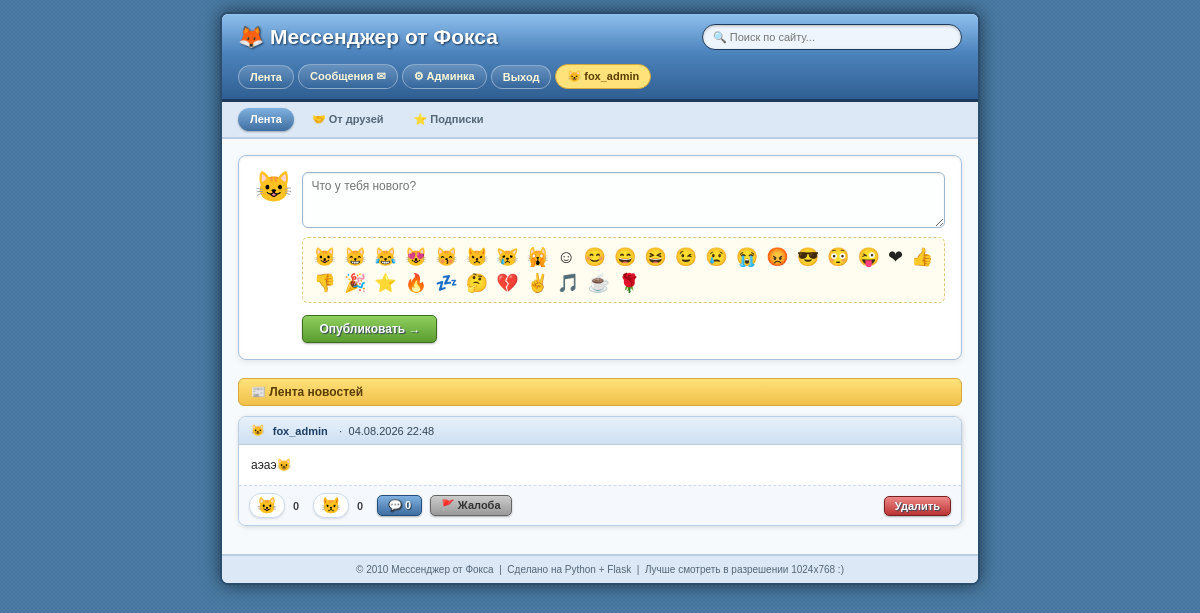
Screenshot of / (signed in) with the database file from the repository.
### app.py (models this page shows, shortened)
class User(db.Model, UserMixin):
    id = db.Column(db.Integer, primary_key=True)
    username = db.Column(db.String(64), unique=True, nullable=False)
    password_hash = db.Column(db.String(256), nullable=False)
    is_admin = db.Column(db.Boolean, default=False)
    created_at = db.Column(db.DateTime, default=datetime.utcnow)
    avatar_emoji = db.Column(db.String(8), default='😺')

class Post(db.Model):
    id = db.Column(db.Integer, primary_key=True)
    user_id = db.Column(db.Integer, db.ForeignKey('user.id'), nullable=False)
    text = db.Column(db.Text, nullable=False)
    timestamp = db.Column(db.DateTime, default=datetime.utcnow)
    author = db.relationship('User', backref='posts')

### app.py (the view, shortened to what this page needs)
@app.route('/', methods=['GET', 'POST'])
@login_required
def feed():
    tab = request.args.get('tab', 'all')
    if tab == 'friends':
        following_ids = {f.followed_id for f in Follow.query.filter_by(follower_id=current_user.id).all()}
        follower_ids = {f.follower_id for f in Follow.query.filter_by(followed_id=current_user.id).all()}
        friend_ids = following_ids & follower_ids
        posts = (Post.query.filter(Post.user_id.in_(friend_ids)).order_by(Post.timestamp.desc()).all()
                 if friend_ids else [])
    elif tab == 'subs':
        following_ids = [f.followed_id for f in Follow.query.filter_by(follower_id=current_user.id).all()]
        posts = (Post.query.filter(Post.user_id.in_(following_ids)).order_by(Post.timestamp.desc()).all()
                 if following_ids else [])
    else:
        tab = 'all'
        posts = Post.query.order_by(Post.timestamp.desc()).all()
    return render_template('feed.html', posts=posts, tab=tab)

### app.py (called while the page is built)
@login_manager.user_loader
def load_user(user_id):
    return User.query.get(int(user_id))

def reaction_counts(post):
    likes = sum(1 for r in post.reactions if r.value == 1)
    dislikes = sum(1 for r in post.reactions if r.value == -1)
    return likes, dislikes

def user_reaction(post, user):
    if not user.is_authenticated:
        return None
    r = Reaction.query.filter_by(post_id=post.id, user_id=user.id).first()
    return r.value if r else None

@app.context_processor
def inject_globals():
    return dict(EMOJIS=EMOJIS)

### templates/feed.html (shortened to what this page needs)
{% extends "base.html" %}
{% block content %}
<form method="POST" class="old-box composer">
  <div class="composer-top">
    <div class="composer-avatar">{{ current_user.avatar_emoji }}</div>
    <div style="flex:1;">
      <textarea name="text" rows="3" placeholder="Что у тебя нового?" required></textarea>
      <div class="emoji-picker" id="emojiPicker">
        {% for e in EMOJIS %}<span onclick="addEmoji('{{ e }}')">{{ e }}</span>{% endfor %}
      </div>
      <p style="margin:12px 0 0 0;"><input type="submit" value="Опубликовать →"></p>
    </div>
  </div>
</form>
<div class="section-title">📰 Лента новостей</div>
{% for post in posts %}
  {% set likes, dislikes = reaction_counts(post) %}
  {% set my_reaction = user_reaction(post, current_user) %}
  <div class="post">
    <div class="post-header">
      {{ post.author.avatar_emoji }} <b>{{ post.author.username }}</b>
      &nbsp;·&nbsp; {{ post.timestamp.strftime('%d.%m.%Y %H:%M') }}
    </div>
    <div class="post-body">{{ post.text }}</div>
    <div class="post-footer">
      <a href="{{ url_for('react', post_id=post.id, value=1) }}" class="reaction-btn {% if my_reaction==1 %}active{% endif %}" title="Лайк">😺</a>
      <span class="reaction-count">{{ likes }}</span>
      <a href="{{ url_for('react', post_id=post.id, value=-1) }}" class="reaction-btn {% if my_reaction==-1 %}active{% endif %}" title="Дизлайк">😾</a>
      <span class="reaction-count">{{ dislikes }}</span>
      <a href="{{ url_for('post_detail', post_id=post.id) }}" class="btn btn-blue btn-small">💬 {{ post.comments|length }}</a>
      <form method="POST" action="{{ url_for('report_post', post_id=post.id) }}" style="display:inline;" onsubmit="return promptReport(this)">
        <button type="submit" class="btn btn-gray btn-small">🚩 Жалоба</button>
      </form>
      {% if current_user.is_admin or current_user.id == post.user_id %}
      <form method="POST" action="{{ url_for('delete_post', post_id=post.id) }}" style="display:inline; margin-left:auto;" onsubmit="return confirm('Удалить пост?');">
        <button type="submit" class="btn btn-red btn-small">Удалить</button>
      </form>
      {% endif %}
    </div>
  </div>
{% endfor %}
{% endblock %}

### templates/base.html (shortened to what this page needs)
<!DOCTYPE html>
<html lang="ru">
<head>
<link rel="stylesheet" href="{{ url_for('static', filename='style.css') }}">
</head>
<body>
<div id="wrapper">
  <div id="header">
    <div class="topbar-inner">
      <div class="logo">🦊 Мессенджер от Фокса</div>
      <div class="searchbox">
        <input type="text" placeholder="🔍 Поиск по сайту...">
      </div>
      <div class="nav-links">
        {% if current_user.is_authenticated %}
          <a href="{{ url_for('feed') }}">Лента</a>
          <a href="{{ url_for('messages_list') }}">Сообщения ✉</a>
          {% if current_user.is_admin %}<a href="{{ url_for('admin_panel') }}">⚙ Админка</a>{% endif %}
          <a href="{{ url_for('logout') }}">Выход</a>
          <span class="userchip">{{ current_user.avatar_emoji }} {{ current_user.username }}</span>
        {% else %}
          <a href="{{ url_for('login') }}">Вход</a>
          <a href="{{ url_for('register') }}">Регистрация</a>
        {% endif %}
      </div>
    </div>
  </div>
  {% if current_user.is_authenticated and request.endpoint == 'feed' %}
  <div class="tabsbar">
    <a href="{{ url_for('feed') }}" class="{{ 'active' if not request.args.get('tab') or request.args.get('tab') == 'all' else '' }}">Лента</a>
    <a href="{{ url_for('feed', tab='friends') }}" class="{{ 'active' if request.args.get('tab') == 'friends' else '' }}">🤝 От друзей</a>
    <a href="{{ url_for('feed', tab='subs') }}" class="{{ 'active' if request.args.get('tab') == 'subs' else '' }}">⭐ Подписки</a>
  </div>
  {% endif %}
  <div id="content">
    {% block content %}{% endblock %}
  </div>
  <div id="footer">
    © 2010 Мессенджер от Фокса &nbsp;|&nbsp; Сделано на Python + Flask &nbsp;|&nbsp; Лучше смотреть в разрешении 1024x768 :)
  </div>
</div>
</body>
</html>

### rows the page displays
User: avatar_emoji "😺", username "fox_admin"
Post: author.avatar_emoji "😺", author.username "fox_admin", timestamp "04.08.2026 22:48", text "аэаэ😺", likes "0", dislikes "0", comments|length "0"

### other values shown
{{ e }} "😺" "😸" "😹" "😻" "😽" "😾" "😿" "🙀" "☺" "😊" "😄" "😆" "😉" "😢" "😭" "😡" "😎" "😳" "😜" "❤" "👍" "👎" "🎉" "⭐" "🔥" "💤" "🤔" "💔" "✌" "🎵" "☕" "🌹"
